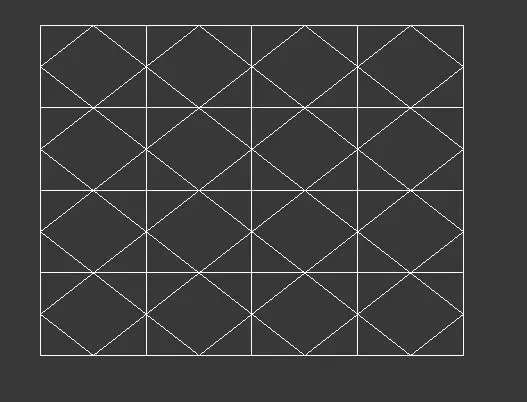
//> input picture images/horizon_vertical.jpg, 527 x 402 px
$ ./09horizon_vertical_line   (built with g++ and OpenCV 4)
//> lines starting //> are read from the running program, lines starting //| are printed output that depends on the picture; after the words box and inside, x2 and y2 are one past the last pixel; in counts of white or black regions, pixels touching at a corner belong together
//https://blog.csdn.net/Cream_Cicilian/article/details/105469092

#include <opencv2/opencv.hpp>
#include <opencv2/highgui/highgui_c.h>
#include <iostream>

using namespace std;


cv::Mat getImage(const string& path="../images/squirrel.jpg"){
//> called with path = "../images/horizon_vertical.jpg"
    cv::Mat src = cv::imread(path);
//> src is the input picture: 402 rows x 527 cols, CV_8UC3; min 27, max 255, mean 62.7
    CV_Assert(src.depth() == CV_8U);
    if(src.empty()){
        printf("could not find the image!\n");
        exit(0);
    }
    return src;
}


/**
 * 检测竖直/平行的线
 */
void func(){
    /* 第一步：imread导入彩色图像 */
    auto src = getImage("../images/horizon_vertical.jpg");

    cv::Mat grayImg;
    /* 第二步：转为灰度图像cvtColor(src1, dst, COLOR_BGR2GRAY); */
    if(src.channels() == 1){
        grayImg = src;
    }else{
        cv::cvtColor(src, grayImg, cv::COLOR_BGR2GRAY);
    }

    /* 第三步：转为二值图像 */
    cv::Mat bin;
    cv::adaptiveThreshold(grayImg, bin, 255, cv::ADAPTIVE_THRESH_MEAN_C, cv::THRESH_BINARY, 5, -2);
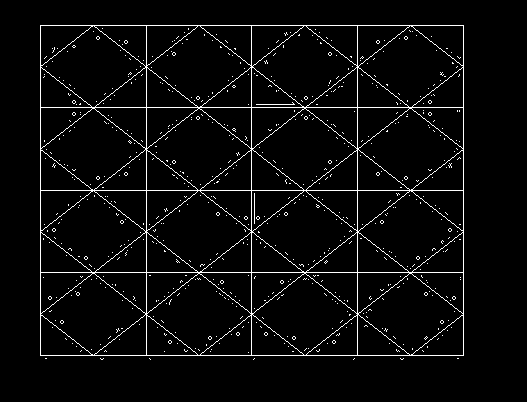
//> bin: 402 rows x 527 cols, CV_8UC1; 4.1% white in thin lines or dots, all inside (x1, y1, x2, y2) = (40, 25, 464, 360)
    //cv::adaptiveThreshold(src, dst, 255, cv::ADAPTIVE_THRESH_GAUSSIAN_C, cv::THRESH_BINARY, 5, -2);

    /* 第四步：定义结构元素 */
    // 水平结构元素                                                             n列1行  1列n行
    auto hline  = cv::getStructuringElement(cv::MORPH_RECT, {src.cols/16, 1}, {-1, -1});
//> hline = 32 values from 1 to 1
    auto vline  = cv::getStructuringElement(cv::MORPH_RECT, {1, src.rows/16}, {-1, -1});
//> vline = 25 values from 1 to 1
    // 矩形结构
    auto kernel = cv::getStructuringElement(cv::MORPH_RECT, {3, 3}, {-1, -1});

    /* 第五步：开操作 （腐蚀+膨胀）提取 水平与垂直线 */
    cv::Mat temp;
    cv::Mat dst;
    cv::erode(bin, temp, hline);    //hline vline kernel
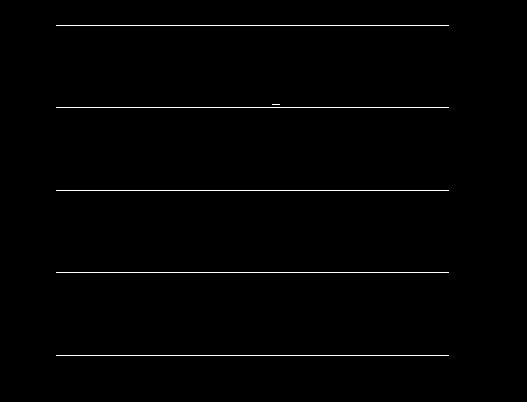
//> temp: 402 rows x 527 cols, CV_8UC1; 0.93% white in thin lines or dots, all inside (x1, y1, x2, y2) = (56, 25, 449, 356)
    cv::dilate(temp, dst, hline);
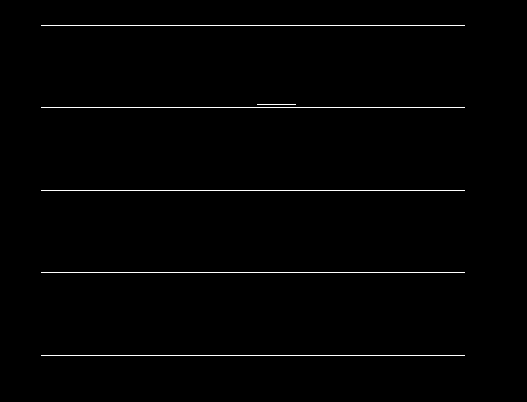
//> dst: 402 rows x 527 cols, CV_8UC1; 1% white in thin lines or dots, all inside (x1, y1, x2, y2) = (41, 25, 465, 356)

    /* 第六步：一些可有可无的后处理 */
    cv::bitwise_not(dst, dst);  //像素取反操作
    cv::blur(dst, dst, {3, 3}, {-1, -1});
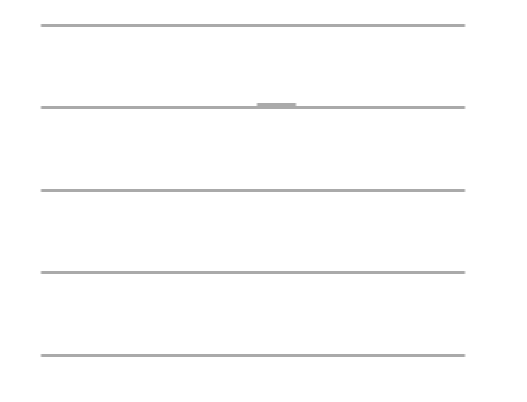
//> dst: 402 rows x 527 cols, CV_8UC1; min 170, max 255, mean 252.4

    cv::imshow("src", src);
    cv::imshow("dst", dst);
}


int main(){
    func();
    cv::waitKey(0);
    return 0;
}
